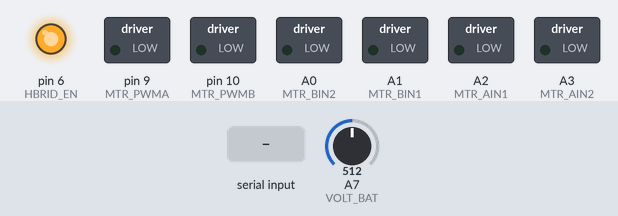
Simulated run of this sketch. Board: Arduino Nano, built with avr-gcc and run on an emulated ATmega328P. On the bench: switched loads named in the sketch (green lamp = pin HIGH), output pins drawn as LEDs (lit = HIGH). The inputs (shaded band) are chosen by the test bench; at power-on: A7 (VOLT_BAT) = 512.

Above: at 1.2 s.
1.3 s: "90,45\n" received over Serial
At 1.6 s:
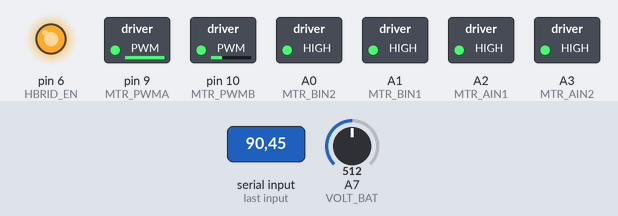
2.8 s: "5\n" received over Serial
At 3.3 s:
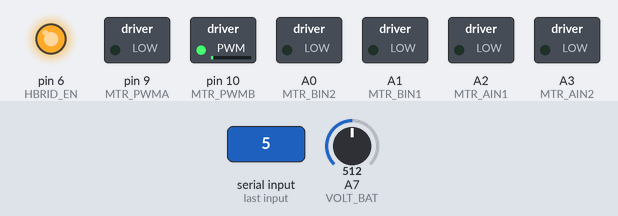
4.3 s: "90\n" received over Serial
At 5.1 s:
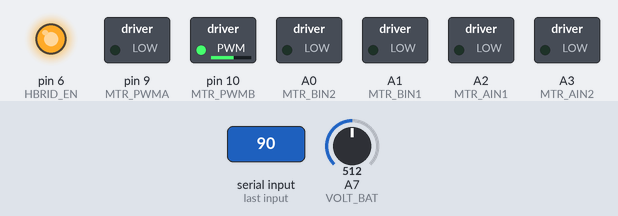
5.8 s: "200\n" received over Serial
At 6.8 s:
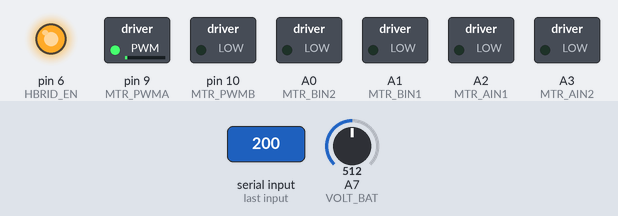
Timing chart, 0 to 8.3 s (numbered marks = the images above; inputs shaded):
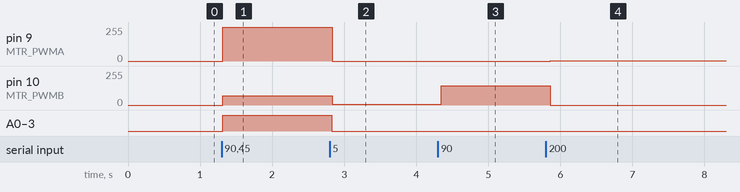

Measured:
- after the input at 1.3 s, pin 9 (MTR_PWMA): 0/255 → 252/255 at once; pin 10 (MTR_PWMB): 0/255 → 69/255 at once; A0 (MTR_BIN2), A1 (MTR_BIN1), A2 (MTR_AIN1), A3 (MTR_AIN2): LOW → HIGH at once
- after the input at 2.8 s, pin 9 (MTR_PWMA): 252/255 → 0/255 at once; pin 10 (MTR_PWMB): 69/255 → 5/255 at once; A0 (MTR_BIN2), A1 (MTR_BIN1), A2 (MTR_AIN1), A3 (MTR_AIN2): HIGH → LOW at once
- after the input at 4.3 s, pin 10 (MTR_PWMB): 5/255 → 144/255 after 0.05 s
- after the input at 5.8 s, pin 9 (MTR_PWMA): 0/255 → 2/255 after 0.06 s; pin 10 (MTR_PWMB): 144/255 → 0/255 after 0.06 s

The sketch:

mtr_laco_aberto.ino
```cpp
/*
*    Exemplo referente a parte 2 de Atividades.txt
*
*  - Escrita e leitura dos parâmetros da ponte H.
*  - Alteração dinâmica do valor de PWM máximo.
*
*    Objetivos: Atuação dos motores em laço aberto.
*/
/* ****************************************************************** */

#include <avr/io.h>
#include <avr/pgmspace.h>


/* ****************************************************************** */
/* *** Definições diversas ****************************************** */

#define SSPEED   115200 // Velocidade da interface serial

#define PWM_MAX  0x9F   // PWM máx. p/ que os motores tenham aprox. 5v (Bat = 8.4v)
#define PWM_MIN  0x0F   // PWM mín. para garantir um movimento mínimo dos motores

// Se não houver inversão de polaridade na alimentação dos motores,
// descomentar a flag para que a inversão seja feita em software
#define REV_MTR_B

// Transforma caractere ascii em um número de 4 bits em hexadecimal.
#define asc2hex(a) (((a) < 'a')?((a) - '0'):(((a) - 'a')+10))

/* ****************************************************************** */
/* Estas são as conexões de hardware mapeadas aos pinos do Arduino ** */

#define LED         4      // Led conectado a uma saída digital

#define RADIO_CE    7      // Pino CE do módulo de rádio
#define RADIO_CS    8      // Pino CS do módulo do rádio
#define RADIO_A0   A4      // Bit 0 do end. do rádio (LOW = ligado)
#define RADIO_A1   A5      // Bit 1 do end. do rádio (LOW = ligado)

#define IRQ_ENC_A   2      // Pino de interrupção do Encoder A
#define IRQ_ENC_B   3      // Pino de interrupção do Encoder B
#define IRQ_RADIO   5      // Pino de interrupção do Rádio

#define HBRID_EN    6      // Habilita a ponte H (High)
#define MTR_AIN1   A2      // Bit 0 - Controle da ponte H do Motor A
#define MTR_AIN2   A3      // Bit 1 - Controle da ponte H do Motor A
#define MTR_BIN1   A1      // Bit 0 - Controle da ponte H do Motor B
#define MTR_BIN2   A0      // Bit 1 - Controle da ponte H do Motor B
#define MTR_PWMA    9      // Sinal de PWM para controle  do Motor A
#define MTR_PWMB   10      // Sinal de PWM para controle  do Motor B

#define VOLT_BAT   A7      // Tensão da bateria -> Vcc/10

/* ******************************************************************* */
/* Definições de estruturas de dados ( funcionais, status e controle ) */


typedef struct {
    uint32_t last_10ms   = 0;   // Controle das tarefas executadas a cada 10ms
    uint32_t last_100ms  = 0;   // Controle das tarefas executadas a cada 100ms
    uint32_t last_1000ms = 0;   // Controle das tarefas executadas a cada 1000ms
} TasksTCtr;


typedef union {
    struct {
        uint8_t  pwm_motor_B;        // (bits 0-7)   8 bits: Valor do PWM do Motor B
        uint8_t  pwm_motor_A;        // (bits 8-15)  8 bits: Valor do PWM do Motor A
        uint8_t  dir_motor_B : 2,    // (bits 16-17) 2 bits: BIN1 e BIN2  da ponte H
                 dir_motor_A : 2,    // (bits 18-19) 2 bits: AIN1 e AIN2  da ponte H
                 ign1_4b     : 4;    // (bits 20-23) 4 bits não utilizados (padding)
        uint8_t  pwm_max;            // (bits 24-31) 8 bits: valor dinâmico p/ PWM máx.
    } config;
    uint32_t status = 0;             // Leitura/Escrita simuntânea do conjunto de variáveis.
} TMotCtrl;

/* ******************************************************************* */
/* *** Variáveis globais e instanciações ***************************** */


TasksTCtr tasks;   // Contagem de tempo para execução de tarefas

TMotCtrl  motor;   // Configuração dos motores (direção e PWM)

uint8_t  recv;
uint32_t buffer;

/* ******************************************************************* */
/* *** Protótipos das funções **************************************** */

void     set_motor_status( uint32_t );
uint32_t get_motor_status( void );
bool     is_motor_locked( uint8_t );
uint8_t  set_pwm_max( void );
uint16_t get_volt_bat( void );

/* ******************************************************************* */
/* *** SETUP ********************************************************* */

void setup() {

    Serial.begin(115200);      // Inicialização da com. serial

    analogReference(INTERNAL); // Referência dos ADCs (fundo de escala = 1.1V)

    // Inicialização dos pinos de controle da Ponte H
    pinMode(HBRID_EN, OUTPUT);    //
    digitalWrite(HBRID_EN, HIGH); // Habilita ponte H
    pinMode(MTR_AIN1, OUTPUT);    // Bit 0 - Controle da ponte H do Motor A
    pinMode(MTR_AIN2, OUTPUT);    // Bit 1 - Controle da ponte H do Motor A
    pinMode(MTR_BIN1, OUTPUT);    // Bit 0 - Controle da ponte H do Motor B
    pinMode(MTR_BIN2, OUTPUT);    // Bit 1 - Controle da ponte H do Motor B
    pinMode(MTR_PWMA, OUTPUT);    // Sinal de PWM para controle  do Motor A
    pinMode(MTR_PWMB, OUTPUT);    // Sinal de PWM para controle  do Motor B

    motor.config.pwm_max = PWM_MAX; // PWM máximo (inicial) dos motores
    set_motor_status( 0x0 );        // Motores parados e freio elétrico
}


/* ******************************************************************* */
/* *** LOOP PRINCIPAL ************************************************ */

void loop() {

    // ******************************************************* //
    // Tarefas que devem ser executadas em intervalos de 10ms
    if( (millis() - tasks.last_10ms) > 10 ){
        tasks.last_10ms = millis();


    }// *** Fim tarefas 10ms ********************************* //

    // ******************************************************* //
    // Tarefas que devem ser executadas em intervalos de 100ms
    if( (millis() - tasks.last_100ms) > 100 ){
        tasks.last_100ms = millis();


        // Recebe string via interface serial com os
        //   parâmetros dos motores.
        if( Serial.available() )
            buffer = 0;

        while( Serial.available() ){

            // Lê caracteres até receber 'quebra de linha'
            if( (recv = Serial.read()) != '\n' ){
                buffer  = buffer << 4;
                buffer |= asc2hex(recv);
            }
            else {
                // Se buffer completo => altera estado dos motores
                set_motor_status(buffer);

                // Envia estado do motor para interface serial
                /*
                Serial.print("PWM Máx.: ");
                Serial.println(motor.config.pwm_max,HEX);
                Serial.print("Dir MtrA: ");
                Serial.println(motor.config.dir_motor_A,BIN);
                Serial.print("PWM MtrA: ");
                Serial.println(motor.config.pwm_motor_A,HEX);
                Serial.print("Dir MtrB: ");
                Serial.println(motor.config.dir_motor_B,BIN);
                Serial.print("PWM MtrB: ");
                Serial.println(motor.config.pwm_motor_B,HEX);
                */
            }
        }
        // *************************************************** //
        //  Valores para teste (via Serial, em hexadecimal):
        //
        //      A1F1F    Motor A = 10 31 | Motor B = 10 31
        //      53F3F    Motor A = 01 63 | Motor B = 01 63
        //      90F0F    Motor A = 10 15 | Motor B = 01 15
        //      62F2F    Motor A = 01 47 | Motor B = 10 47
        //      F2A0A    Motor A = 11 42 | Motor B = 11 10
        //      02B3C    Motor A = 00 43 | Motor B = 00 60
        //
        // *************************************************** //


    }// *** Fim tarefas 100 ms ******************************* //

    // ******************************************************* //
    // Tarefas que devem ser executadas em intervalos de 1000ms
    if( (millis() - tasks.last_1000ms) > 1000 ){
        tasks.last_1000ms = millis();


        // Envia leitura da bateria para interface serial
        /*
        Serial.print("Bateria: ");
        Serial.println(get_volt_bat());
        */

        // Envia cálculo de PWM máximo para interface serial
        /*
        motor.config.pwm_max = set_pwm_max();
        Serial.print("PWM max.: ");
        Serial.println(motor.config.pwm_max);
        */

        // Envia info de motores com o freio elétrico ativado
        //   para interface serial.
        /*
        Serial.print("Freio Mtr A: ");
        Serial.println(is_motor_locked(0)?"Ativado":"Desativado");
        Serial.print("Freio Mtr B: ");
        Serial.println(is_motor_locked(1)?"Ativado":"Desativado");
        */

    }// *** Fim tarefas 1000ms ******************************** //

}// *** Fim loop() ******************************************** //


/* ******************************************************************* */
/* *** FUNÇÕES (implementações) ************************************** */


/* *********************************************************************
 * Altera a configuração de direção e PWM dos motores
*/
void set_motor_status( uint32_t status ) {

    // Desabilita ponte H
    digitalWrite(HBRID_EN, LOW);

    // Altera configuração dos motores
    motor.status = status;

    // Direção do Motor A
    digitalWrite(MTR_AIN1, bitRead(motor.config.dir_motor_A, 0));
    digitalWrite(MTR_AIN2, bitRead(motor.config.dir_motor_A, 1));

    // Direção do Motor B
    //*** Motor B COM inversão ***//
    #ifdef REV_MTR_B
    digitalWrite(MTR_BIN1, bitRead(motor.config.dir_motor_B, 1));
    digitalWrite(MTR_BIN2, bitRead(motor.config.dir_motor_B, 0));
    //*** Motor B SEM inversão ***//
    #else
    digitalWrite(MTR_BIN1, bitRead(motor.config.dir_motor_B, 0));
    digitalWrite(MTR_BIN2, bitRead(motor.config.dir_motor_B, 1));
    #endif

    // Ajusta PWM máx. caso o valor atual seja menor que
    //   o equivalente para as baterias com carga total.
    if( motor.config.pwm_max < PWM_MAX )
        set_pwm_max();

    // Limita PWM máximo do motor A
    if( motor.config.pwm_motor_A > motor.config.pwm_max )
        motor.config.pwm_motor_A = motor.config.pwm_max;

    // Limita PWM máximo do motor B
    if( motor.config.pwm_motor_B > motor.config.pwm_max )
        motor.config.pwm_motor_B = motor.config.pwm_max;

    // Escreve valores de PWM na ponte H
    analogWrite(MTR_PWMA, motor.config.pwm_motor_A);
    analogWrite(MTR_PWMB, motor.config.pwm_motor_B);

    // Habilita ponte H
    digitalWrite(HBRID_EN, HIGH);
}

/* *********************************************************************
 * Leitura da configuração dos motores
*/
uint32_t get_motor_status() {

    return motor.status;
}

/* *********************************************************************
 * Informa se algum dos motores está com o freio elétrico ativado
 *   mtr = 0 => Motor A
 *   mtr = 1 => Motor B
 */
bool is_motor_locked( uint8_t mtr ) {

    uint8_t dir = (uint8_t)(motor.status >> 16);

    return mtr ? !(bitRead(dir,0) ^ bitRead(dir,1))
               : !(bitRead(dir,2) ^ bitRead(dir,3));
}

/* *********************************************************************
 * Ajusta o valor de PWM máximo baseado na da tensão da bateria para
 * que o motor trabalhe com 5 volts.
 */
uint8_t set_pwm_max() {

    motor.config.pwm_max = (uint8_t)((255.0 * 5.0 * 1000.0)/get_volt_bat());
    return motor.config.pwm_max;
}

/* *********************************************************************
 * Leitura da tensão da bateria
 */
uint16_t get_volt_bat() {

    uint16_t adc =  0;

    // Cada valor lido pelo ADC faz referência a
    // 1/10 do valor de tensão real das baterias.
    for (int i = 0; i < 10; i++){
        adc += analogRead(VOLT_BAT);
        delayMicroseconds(100);
    }
    // Fundo de escala do ADC = 1.1V
    // Resolução do ADC = 10 bits (2^10)
    // Resultado em milivolts
    return (uint16_t)((adc * 1.1/1023.0) * 1000.0);
}


/* ****************************************************************** */
/* ****************************************************************** */
```
